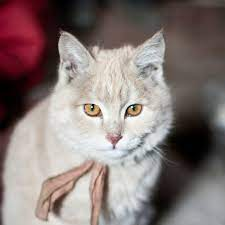
#> input picture course/Bryce/cat_face_detection/cat.jpg, 225 x 225 px, found by its file name
$ python draw.py
#> lines starting #> are read from the running program, lines starting #| are printed output that depends on the picture
import cv2 as cv
import numpy as np

blank = np.zeros((500, 500,3), dtype='uint8')
cv.imshow('Blank', blank)

img = cv.imread('../Resources/Photos/cat.jpg')
#> img is the input picture: shape (225, 225, 3); mean B, G, R 119.6, 121.7, 134.6
cv.imshow('Cat', img)

# 1. paint the image a colour
blank[:] = 255, 255, 255
cv.imshow('Green', blank)

# 2. draw a rectangle

cv.rectangle(blank, (0, 0), (blank.shape[0]//2, blank.shape[1]//2), (0, 255, 0), thickness=cv.FILLED)
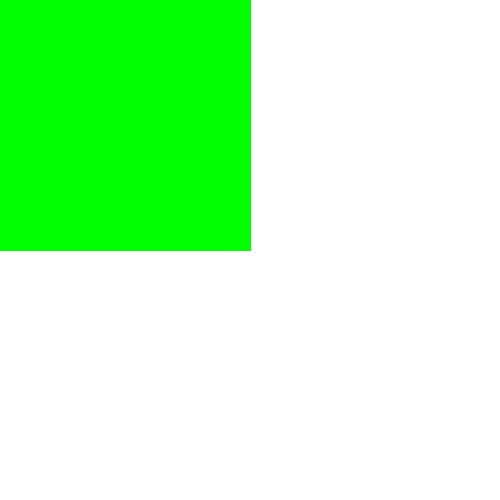
#> blank: shape (500, 500, 3); mean of channels 0, 1, 2 190.7, 255, 190.7; drawn as B, G, R
cv.imshow('Rectangle', blank)

# 3. draw a circle
cv.circle(blank, (blank.shape[0]//2, blank.shape[1]//2), 40, (255, 0, 0), thickness=-1)
cv.imshow('Circle', blank)

# 4. draw a line
cv.line(blank, (0, 0), (blank.shape[0]//2, blank.shape[1]//2), (128, 255, 128), thickness=3)
cv.imshow('Line', blank)

# 5. Write text
cv.putText(blank, 'Hello', (400, 225), cv.FONT_HERSHEY_TRIPLEX, 1.0, (0, 255, 0), 2)
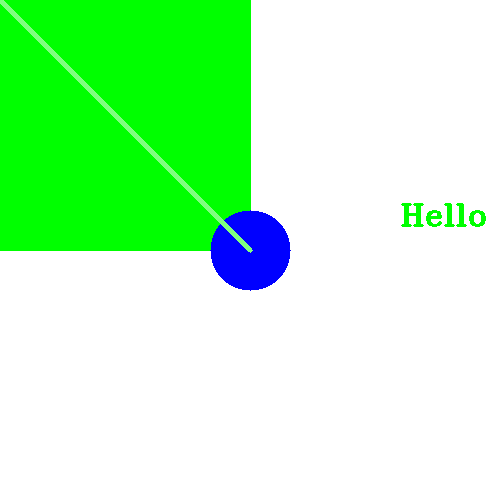
#> blank: shape (500, 500, 3); mean of channels 0, 1, 2 191.8, 250.1, 186.9; drawn as B, G, R
cv.imshow('Text', blank)


cv.waitKey(0)
